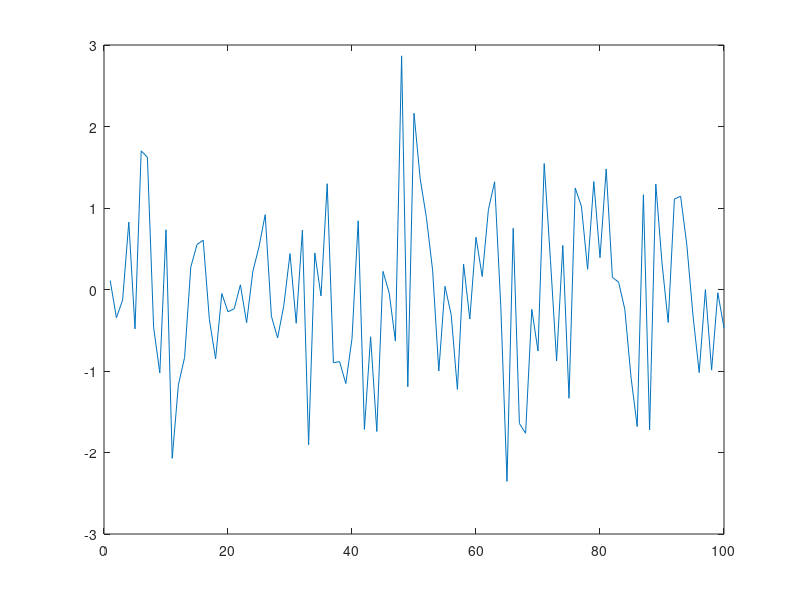
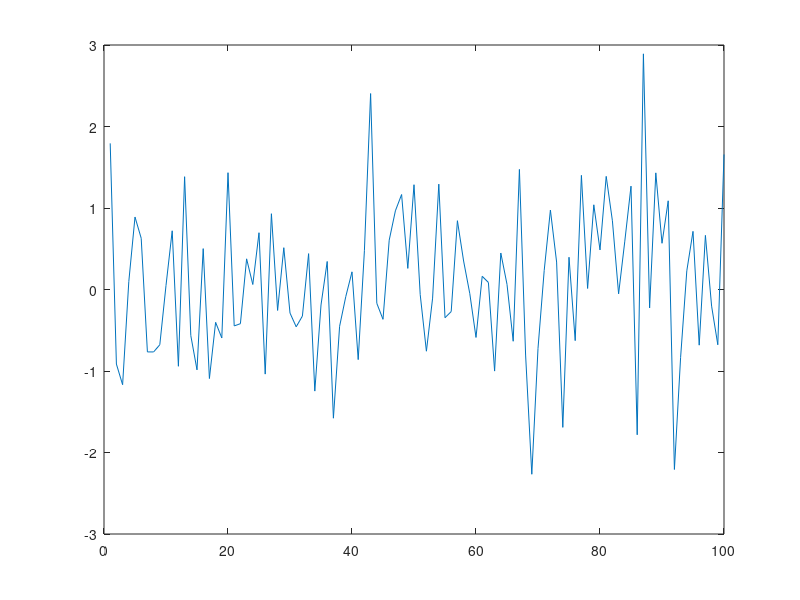

Recreate these plots in MATLAB, in order.
%% Opdracht 4
% Zie onderstaande code. Plot de twee signalen in hun eigen figure.

sig1 = randn(1,100);
sig2 = randn(1,100);

figure(1)
plot(sig1)
figure(2)
plot(sig2)
